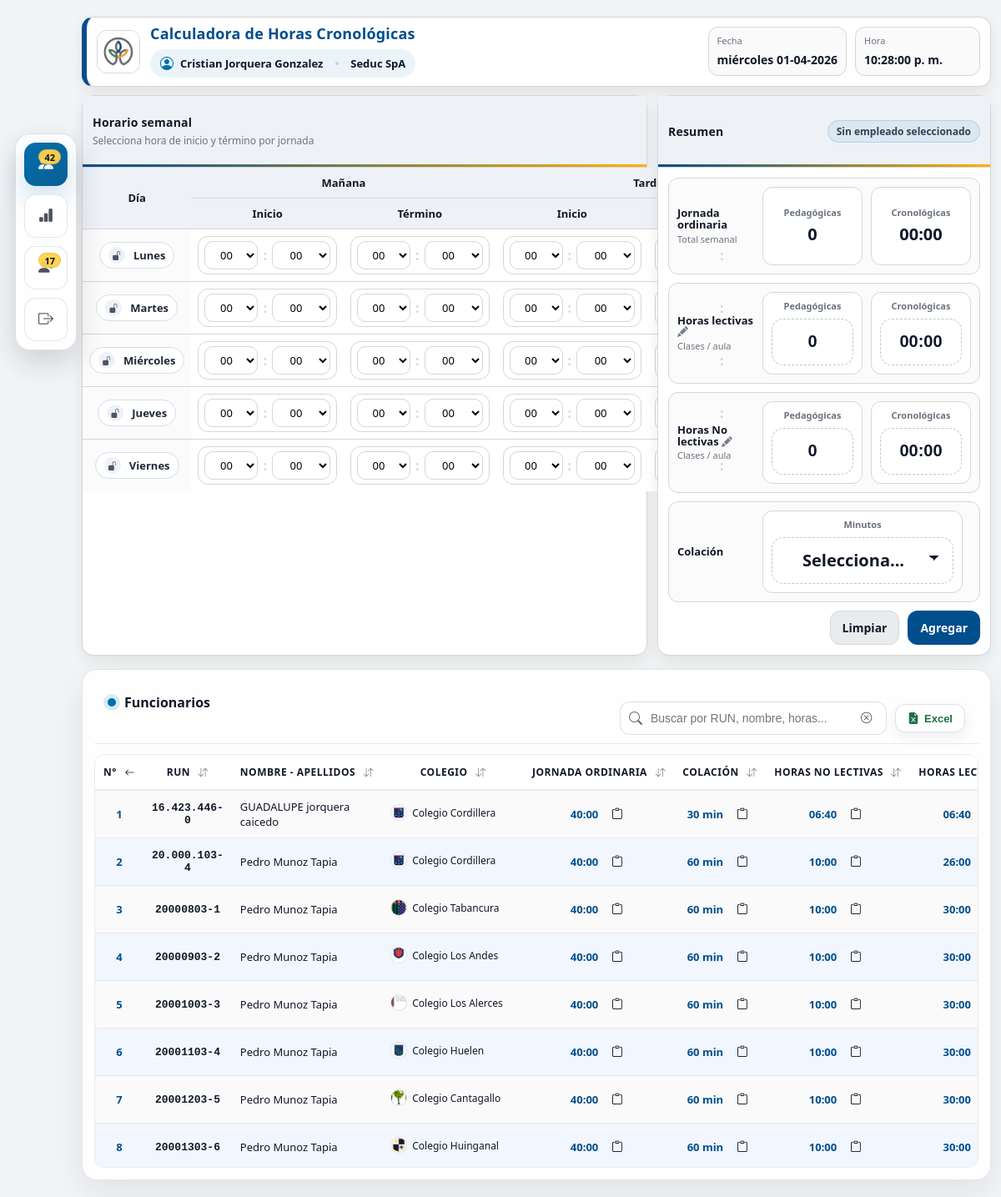
The app's page /index.php (signed in) with its own data.
### tables this page shows
CREATE TABLE `empleados` (
  `id_empleado` int(11) NOT NULL,
  `codigo` varchar(30) NOT NULL,
  `run` varchar(12) NOT NULL,
  `id_colegio` int(11) NOT NULL,
  `nombres` varchar(80) NOT NULL,
  `apellido_paterno` varchar(60) NOT NULL,
  `apellido_materno` varchar(60) NOT NULL,
  `email` varchar(120) DEFAULT NULL,
  `telefono` varchar(30) DEFAULT NULL,
  `activo` tinyint(4) NOT NULL DEFAULT 1,
  `created_at` timestamp NOT NULL DEFAULT current_timestamp(),
  `updated_at` timestamp NULL DEFAULT NULL,
  `foto` varchar(255) DEFAULT NULL,
  `genero` int(11) NOT NULL
);

CREATE TABLE `colegio` (
  `id_colegio` int(11) NOT NULL,
  `nom_colegio` varchar(60) NOT NULL,
  `rza_colegio` varchar(50) NOT NULL,
  `nco_colegio` varchar(150) NOT NULL,
  `dir_colegio` varchar(50) NOT NULL,
  `rbd_colegio` varchar(10) NOT NULL,
  `id_dependencia` int(11) NOT NULL,
  `id_comuna` int(11) NOT NULL,
  `tel_colegio` varchar(10) NOT NULL,
  `web_colegio` varchar(60) NOT NULL,
  `bd` varchar(30) NOT NULL,
  `orden` int(11) NOT NULL,
  `email_entrevista` varchar(100) NOT NULL,
  `num_r_educacion` int(11) NOT NULL,
  `ano_r_educacion` int(11) NOT NULL,
  `ip` varchar(15) NOT NULL,
  `email_comunicaciones` varchar(100) NOT NULL,
  `sexo` int(11) NOT NULL DEFAULT 0,
  `multi_cole` varchar(2) NOT NULL DEFAULT 'no',
  `identificador` varchar(20) NOT NULL,
  `rut_colegio` varchar(12) NOT NULL,
  `correo_contrato` varchar(50) NOT NULL,
  `url_pagina` varchar(255) DEFAULT NULL
);

CREATE TABLE `contratos_empleado` (
  `id_contrato` int(11) NOT NULL,
  `id_empleado` int(11) NOT NULL,
  `fecha_inicio` date NOT NULL,
  `fecha_fin` date DEFAULT NULL,
  `horas_semanales_cron` int(11) NOT NULL,
  `horas_lectivas` int(11) NOT NULL DEFAULT 0,
  `horas_no_lectivas` int(11) NOT NULL DEFAULT 0,
  `min_colacion_diaria` int(11) NOT NULL DEFAULT 0,
  `observacion` varchar(255) DEFAULT NULL,
  `created_at` timestamp NOT NULL DEFAULT current_timestamp()
);

### index.php (the view, shortened to what the rows shown need)
<?php
require_once __DIR__ . "/class/conexion.php";
require_once __DIR__ . "/class/funciones.php";
require_once __DIR__ . "/class/helpers.php";
$db = new MySQL("qaseduc_calculo_horario", "qaseduc_ucomun", "jorquera86;");
$funciones = new Funciones($db);
$idUsuarioSesion = (int)($_SESSION["id_usuario"] ?? 0);
$esSuperAdminOperativo = $funciones->usuarioTieneRol($idUsuarioSesion, 1);
$verTodosColegios = $esSuperAdminOperativo;
$empleados = $funciones->obtenerEmpleadosConResumen($_SESSION["id_colegio"], $verTodosColegios);
$mostrarColumnaColegio = $esSuperAdminOperativo;
?>
<!doctype html>
<html lang="es">
<head>
    <link rel="stylesheet" type="text/css" href="css/principal.css?v=<?= filemtime(__DIR__ . '/css/principal.css') ?>">
    <link rel="stylesheet" type="text/css" href="css/menu_lateral.css?v=<?= filemtime(__DIR__ . '/css/menu_lateral.css') ?>">
    <link rel="stylesheet" type="text/css" href="css/modales.css?v=<?= filemtime(__DIR__ . '/css/modales.css') ?>">
    <link rel="stylesheet" type="text/css" href="css/index.css?v=<?= filemtime(__DIR__ . '/css/index.css') ?>">
</head>
<link rel="stylesheet" href="https://cdn.jsdelivr.net/npm/bootstrap-icons@1.11.3/font/bootstrap-icons.min.css">
<div class="page">
    <?php include __DIR__ . "/header.php"; ?>
    <main class="content">
        <section class="card">
            <div class="card-head card-head-balanced">
                <div class="card-head-main">
                    <h2>Horario semanal</h2>
                </div>
            </div>
            <div class="table-wrap">
                <table>
                    <thead>
                        <tr>
                            <th rowspan="2">Día</th>
                            <th colspan="2">Mañana</th>
                            <th colspan="2">
                                <div style="display:flex;align-items:center;justify-content:center;gap:10px;">
                                    <span>Tarde</span>
                                </div>
                            </th>
                        </tr>
                        <tr>
                            <th>Inicio</th>
                            <th>Término</th>
                            <th>Inicio</th>
                            <th>Término</th>
                        </tr>
                    </thead>
                </table>
            </div>
        </section>
        <aside class="card">
            <div class="card-head card-head-balanced">
                <div class="card-head-main">
                    <h2>Resumen</h2>
                </div>
            </div>
        </aside>
    </main>
<div class="panel empleados-panel">
  <div class="emp-table-wrap">
    <table class="emp-table" id="empTable">
      <thead>
        <tr>
          <th class="sortable" data-type="number">N° <i class="bi bi-arrow-down-up sort-ico"></i></th>
          <th class="sortable" data-type="text">RUN <i class="bi bi-arrow-down-up sort-ico"></i></th>
          <th class="sortable" data-type="text">Nombre - Apellidos <i class="bi bi-arrow-down-up sort-ico"></i></th>
          <?php if ($mostrarColumnaColegio): ?>
          <th class="sortable" data-type="text">Colegio <i class="bi bi-arrow-down-up sort-ico"></i></th>
          <?php endif; ?>
          <th class="sortable" data-type="time">
            <span class="th-flex">
              Jornada Ordinaria
            </span>
            <i class="bi bi-arrow-down-up sort-ico"></i>
          </th>
          <th class="sortable" data-type="minutes">
            <span class="th-flex">
              Colación
            </span>
            <i class="bi bi-arrow-down-up sort-ico"></i>
          </th>
          <th class="sortable" data-type="time">
            <span class="th-flex">
              Horas No Lectivas
            </span>
            <i class="bi bi-arrow-down-up sort-ico"></i>
          </th>
          <th class="sortable" data-type="time">
            <span class="th-flex">
              Horas Lectivas
            </span>
          </th>
        </tr>
      </thead>
      <tbody>
        <?php $contador = 1; foreach($empleados as $e):
          $nombresEmp = trim((string)($e['nombres'] ?? ''));
          $apPatEmp = trim((string)($e['apellido_paterno'] ?? ''));
          $apMatEmp = trim((string)($e['apellido_materno'] ?? ''));
          $runEmp = trim((string)($e['run'] ?? ''));
          $idColegioEmp = (int)($e['id_colegio'] ?? 0);
          $nomColegioEmp = trim((string)($e['nco_colegio'] ?? ($e['nom_colegio'] ?? '')));
          $logoColegioRel = "";
          $logoColegioExiste = false;
          if ($idColegioEmp > 0) {
            foreach (["png", "jpg", "jpeg"] as $extLogo) {
              $logoRelTmp = "imagenes/colegios/colegio_" . $idColegioEmp . "." . $extLogo;
              $logoAbsTmp = __DIR__ . "/" . $logoRelTmp;
              if (is_file($logoAbsTmp)) {
                $logoColegioRel = $logoRelTmp;
                $logoColegioExiste = true;
                break;
              }
            }
          }
          $nombre = trim($nombresEmp.' '.$apPatEmp.' '.$apMatEmp);
          $jornadaMin = (int)($e['horas_semanales_cron'] ?? 0);
          $jornadaTxt = minutosAHHMM($jornadaMin);
          $lectivasTxt   = isset($e['horas_lectivas_hhmm']) ? $e['horas_lectivas_hhmm'] : '00:00';
          $noLectivasTxt = isset($e['horas_no_lectivas_hhmm']) ? $e['horas_no_lectivas_hhmm'] : '00:00';
          $colacionMin = (int)($e['min_colacion_diaria'] ?? 0);
          $colacionTxt = $colacionMin . ' min';
        ?>
        <tr data-filter="<?= htmlspecialchars(mb_strtolower($contador.' '.$runEmp.' '.$nombre.' '.$nomColegioEmp.' '.$jornadaTxt.' '.$colacionTxt.' '.$noLectivasTxt.' '.$lectivasTxt), ENT_QUOTES) ?>">
          <td class="cell-num" data-col="N°" data-value="<?= $contador ?>"><?= $contador ?></td>
          <td class="cell-run" data-col="RUN" data-value="<?= htmlspecialchars($runEmp, ENT_QUOTES) ?>">
            <?= htmlspecialchars($runEmp) ?>
          </td>
          <td class="cell-nombre" data-col="Nombre" data-value="<?= htmlspecialchars($nombre, ENT_QUOTES) ?>">
            <?= htmlspecialchars($nombre) ?>
          </td>
          <?php if ($mostrarColumnaColegio): ?>
          <td class="cell-colegio" data-col="Colegio" data-value="<?= htmlspecialchars($nomColegioEmp, ENT_QUOTES) ?>">
            <div class="cell-colegio-wrap" title="<?= htmlspecialchars($nomColegioEmp !== '' ? $nomColegioEmp : ('Colegio ID ' . $idColegioEmp), ENT_QUOTES) ?>">
              <?php if ($logoColegioExiste): ?>
              <img
                src="<?= htmlspecialchars($logoColegioRel, ENT_QUOTES) ?>"
                alt="<?= htmlspecialchars($nomColegioEmp !== '' ? $nomColegioEmp : ('Colegio ' . $idColegioEmp), ENT_QUOTES) ?>"
                class="colegio-avatar"
                loading="lazy">
              <?php else: ?>
              <span class="colegio-avatar colegio-avatar-fallback"><?= $idColegioEmp > 0 ? $idColegioEmp : '?' ?></span>
              <?php endif; ?>
              <span class="colegio-nombre"><?= htmlspecialchars($nomColegioEmp !== '' ? $nomColegioEmp : ('Colegio ' . $idColegioEmp)) ?></span>
            </div>
          </td>
          <?php endif; ?>
          <td class="cell-center" data-col="Jornada Ordinaria" data-type="time" data-value="<?= htmlspecialchars($jornadaTxt, ENT_QUOTES) ?>">
            <div class="cell-copy">
              <span class="cell-val"><?= htmlspecialchars($jornadaTxt) ?></span>
              <button type="button" class="meta-copy" title="Copiar"
                onclick="copiarDato('<?= htmlspecialchars($jornadaTxt, ENT_QUOTES) ?>')">
                <i class="bi bi-clipboard"></i>
              </button>
            </div>
          </td>
          <td class="cell-center" data-col="Colación" data-type="minutes" data-value="<?= htmlspecialchars($colacionTxt, ENT_QUOTES) ?>">
            <div class="cell-copy">
              <span class="cell-val"><?= htmlspecialchars($colacionTxt) ?></span>
              <button type="button" class="meta-copy" title="Copiar"
                onclick="copiarDato('<?= htmlspecialchars($colacionTxt, ENT_QUOTES) ?>')">
                <i class="bi bi-clipboard"></i>
              </button>
            </div>
          </td>
          <td class="cell-center" data-col="Horas No Lectivas" data-type="time" data-value="<?= htmlspecialchars($noLectivasTxt, ENT_QUOTES) ?>">
            <div class="cell-copy">
              <span class="cell-val"><?= htmlspecialchars($noLectivasTxt) ?></span>
              <button type="button" class="meta-copy" title="Copiar"
                onclick="copiarDato('<?= htmlspecialchars($noLectivasTxt, ENT_QUOTES) ?>')">
                <i class="bi bi-clipboard"></i>
              </button>
            </div>
          </td>
          <td class="cell-center" data-col="Horas Lectivas" data-type="time" data-value="<?= htmlspecialchars($lectivasTxt, ENT_QUOTES) ?>">
            <div class="cell-copy">
              <span class="cell-val"><?= htmlspecialchars($lectivasTxt) ?></span>
            </div>
          </td>
        </tr>
        <?php $contador++; endforeach; ?>
      </tbody>
    </table>
  </div>
</div>
</div>
</body>
</html>

### records on screen
empleados: run "16.423.446-0", nombre "GUADALUPE jorquera caicedo", id_colegio.nco_colegio "Colegio Cordillera", contratos_empleado.horas_semanales_cron "40:00", contratos_empleado.min_colacion_diaria "30 min", noLectivasTxt "06:40", lectivasTxt "06:40"
empleados: run "20.000.103-4", nombre "Pedro Munoz Tapia", id_colegio.nco_colegio "Colegio Cordillera", contratos_empleado.horas_semanales_cron "40:00", contratos_empleado.min_colacion_diaria "60 min", noLectivasTxt "10:00", lectivasTxt "26:00"
empleados: run "20000803-1", nombre "Pedro Munoz Tapia", shows a picture, id_colegio.nco_colegio "Colegio Tabancura", contratos_empleado.horas_semanales_cron "40:00", contratos_empleado.min_colacion_diaria "60 min", noLectivasTxt "10:00", lectivasTxt "30:00"
empleados: run "20000903-2", nombre "Pedro Munoz Tapia", shows a picture, id_colegio.nco_colegio "Colegio Los Andes", contratos_empleado.horas_semanales_cron "40:00", contratos_empleado.min_colacion_diaria "60 min", noLectivasTxt "10:00", lectivasTxt "30:00"
empleados: run "20001003-3", nombre "Pedro Munoz Tapia", shows a picture, id_colegio.nco_colegio "Colegio Los Alerces", contratos_empleado.horas_semanales_cron "40:00", contratos_empleado.min_colacion_diaria "60 min", noLectivasTxt "10:00", lectivasTxt "30:00"
empleados: run "20001103-4", nombre "Pedro Munoz Tapia", shows a picture, id_colegio.nco_colegio "Colegio Huelen", contratos_empleado.horas_semanales_cron "40:00", contratos_empleado.min_colacion_diaria "60 min", noLectivasTxt "10:00", lectivasTxt "30:00"
empleados: run "20001203-5", nombre "Pedro Munoz Tapia", shows a picture, id_colegio.nco_colegio "Colegio Cantagallo", contratos_empleado.horas_semanales_cron "40:00", contratos_empleado.min_colacion_diaria "60 min", noLectivasTxt "10:00", lectivasTxt "30:00"
empleados: run "20001303-6", nombre "Pedro Munoz Tapia", shows a picture, id_colegio.nco_colegio "Colegio Huinganal", contratos_empleado.horas_semanales_cron "40:00", contratos_empleado.min_colacion_diaria "60 min", noLectivasTxt "10:00", lectivasTxt "30:00"

### other values on screen
$totalEmpleados "42"
$totalUsuarios "17"
$headerTitle "Calculadora de Horas Cronológicas"
$_SESSION["nombre_completo"] "Cristian Jorquera Gonzalez"
$nombreColegioHeader "Seduc SpA"
